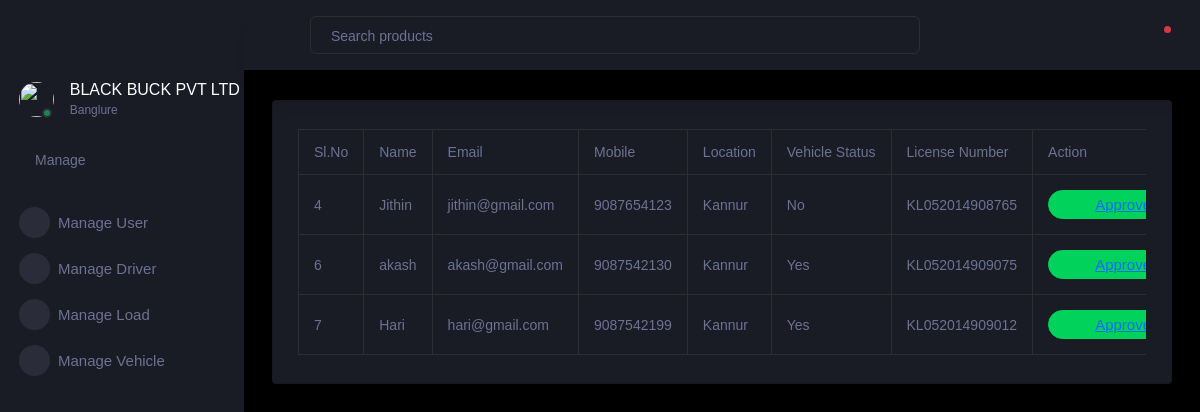
The page /viewdriver on the database its author committed.
### easy_load/models.py (models this page shows, shortened)
class driver(models.Model):
    login_id = models.ForeignKey(log, on_delete=models.CASCADE)
    name=models.CharField(max_length=100,unique=True)
    email=models.EmailField(max_length=100,unique=True)
    mobile=models.CharField(max_length=13,unique=True)
    location=models.CharField(max_length=50)
    vehicle_status = models.CharField(max_length=50)
    licence_no=models.CharField(max_length=20,unique=True)
    role=models.CharField(max_length=10)
    status=models.CharField(max_length=10)
    transport_from = models.CharField(max_length=100)
    transport_to = models.CharField(max_length=100)

### easy_load/views.py (the view)
# urls.py: path("viewdriver",views.viewdriver,name="viewdriver"),
def viewdriver(request):
    data=driver.objects.all()
    return render(request,'forms/viewdriver.html',{'data':data})

### easy_load/templates/forms/viewdriver.html (shortened to what this page needs)
<!DOCTYPE html>
<html lang="en">
  <head>
    <link rel="stylesheet" href="../../static/assets/vendors/mdi/css/materialdesignicons.min.css">
    <link rel="stylesheet" href="../../static/assets/vendors/css/vendor.bundle.base.css">
    <link rel="stylesheet" href="../../static/assets/vendors/select2/select2.min.css">
    <link rel="stylesheet" href="../../static/assets/vendors/select2-bootstrap-theme/select2-bootstrap.min.css">
    <link rel="stylesheet" href="../../static/assets/css/style.css">
  </head>
  <body>
    <div class="container-scroller">
      <nav class="sidebar sidebar-offcanvas" id="sidebar">
        <div class="sidebar-brand-wrapper d-none d-lg-flex align-items-center justify-content-center fixed-top">
        </div>
        <ul class="nav">
          <li class="nav-item profile">
            <div class="profile-desc">
              <div class="profile-pic">
                <div class="count-indicator">
                  <img class="img-xs rounded-circle " src="../../static/assets/images/faces/face15.jpg" alt="">
                  <span class="count bg-success"></span>
                </div>
                <div class="profile-name">
                  <h5 class="mb-0 font-weight-normal">BLACK BUCK PVT LTD</h5>
                  <span>Banglure</span>
                </div>
              </div>
              <a href="#" id="profile-dropdown" data-bs-toggle="dropdown"><i class="mdi mdi-dots-vertical"></i></a>
              <div class="dropdown-menu dropdown-menu-right sidebar-dropdown preview-list" aria-labelledby="profile-dropdown">
                <a href="#" class="dropdown-item preview-item">
          </li>
          <li class="nav-item nav-category">
            <span class="nav-link">Manage</span>
          </li>
          <li class="nav-item menu-items">
            <a class="nav-link" data-bs-toggle="collapse" href="#ui-basic" aria-expanded="false" aria-controls="ui-basic">
              <span class="menu-icon">
                <i class="mdi mdi-laptop"></i>
              </span>
              <span class="menu-title">Manage User</span>
              <i class="menu-arrow"></i>
            </a>
          </li>
          <li class="nav-item menu-items">
            <a class="nav-link" data-bs-toggle="collapse" href="#ui-basic" aria-expanded="false" aria-controls="ui-basic">
              <span class="menu-icon">
                <i class="mdi mdi-laptop"></i>
              </span>
              <span class="menu-title">Manage Driver</span>
              <i class="menu-arrow"></i>
            </a>
            <li class="nav-item menu-items">
                <a class="nav-link" data-bs-toggle="collapse" href="#ui-basic" aria-expanded="false" aria-controls="ui-basic">
                  <span class="menu-icon">
                    <i class="mdi mdi-laptop"></i>
                  </span>
                  <span class="menu-title">Manage Load</span>
                  <i class="menu-arrow"></i>
                </a>
              </li>
              <li class="nav-item menu-items">
                <a class="nav-link" data-bs-toggle="collapse" href="#ui-basic" aria-expanded="false" aria-controls="ui-basic">
                  <span class="menu-icon">
                    <i class="mdi mdi-laptop"></i>
                  </span>
                  <span class="menu-title">Manage Vehicle</span>
                  <i class="menu-arrow"></i>
                </a>
              </li>
        </ul>
      </nav>
      <div class="container-fluid page-body-wrapper">
        <nav class="navbar p-0 fixed-top d-flex flex-row">
          <div class="navbar-menu-wrapper flex-grow d-flex align-items-stretch">
            <button class="navbar-toggler navbar-toggler align-self-center" type="button" data-toggle="minimize">
              <span class="mdi mdi-menu"></span>
            </button>
            <ul class="navbar-nav w-100">
              <li class="nav-item w-100">
                <form class="nav-link mt-2 mt-md-0 d-none d-lg-flex search">
                  <input type="text" class="form-control" placeholder="Search products">
                </form>
              </li>
            </ul>
            <ul class="navbar-nav navbar-nav-right">
              <li class="nav-item dropdown border-left">
                <a class="nav-link count-indicator dropdown-toggle" id="notificationDropdown" href="#" data-bs-toggle="dropdown">
                  <i class="mdi mdi-bell"></i>
                  <span class="count bg-danger"></span>
                </a>
              </li>
            </ul>
          </div>
        </nav>
        <div class="main-panel">
          <div class="content-wrapper">
            <div class="row">
                <div class="col-lg-12 grid-margin stretch-card">
                  <div class="card">
                    <div class="card-body">
                      <div class="table-responsive">
                        <table class="table table-bordered">
                          <thead>
                              <tr>
                                <th>Sl.No</th>
                                <th>Name</th>
                                <th>Email</th>
                                <th>Mobile</th>
                                <th>Location</th>
                                <th>Vehicle Status</th>
                                <th>License Number</th>
                                <th>Action</th>
                              </tr>
                            </thead>
                            <tbody>
                              {% for i in data %}
                              {% if i.status == '0' %}
                              <tr>
                                <td>{{forloop.counter}}</td>
                                <td>{{i.name}}</td>
                                <td>{{i.email}}</td>
                                <td>{{i.mobile}}</td>
                                <td>{{i.location}}</td>
                                <td>{{i.vehicle_status}}</td>
                                <td>{{i.licence_no}}</td>
                                <td> <button type="button" class="btn btn-success btn-rounded btn-fw"><a href="{% url 'admin_approve_drivers' i.id %}">Approve</a></button>
                                  <button type="button" class="btn btn-danger btn-rounded btn-fw"><a href="{% url 'admin_reject_drivers' i.id %}">Reject</a</button></td>
                              </tr>
                              {% endif %}
                              {% endfor %}
                            </tbody>
                        </table>
                      </div>
                    </div>
                  </div>
                </div>
                    </div>
                  </div>
                </div>
              </div>
        </div>
  </body>
</html>

### rows shown on the page
driver: name "Jithin", email "jithin@gmail.com", mobile "9087654123", location "Kannur", vehicle_status "No", licence_no "KL052014908765"
driver: name "akash", email "akash@gmail.com", mobile "9087542130", location "Kannur", vehicle_status "Yes", licence_no "KL052014909075"
driver: name "Hari", email "hari@gmail.com", mobile "9087542199", location "Kannur", vehicle_status "Yes", licence_no "KL052014909012"
